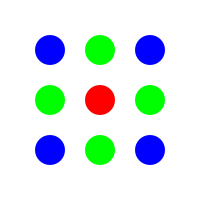
Frame 1 (no input)
Frame 60 (the mouse pressed at the canvas centre just before this capture): identical to frame 1, image omitted
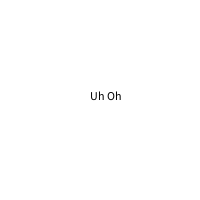
Frame 120 (the mouse held since frame 60 and released just before this capture)

The Processing sketch that drew these frames (run headless with seeded random() and noise(); from frame 60 on, the mouse is pressed at the canvas centre):

// Processing sketch: processing_89160
// ── processing_89160.pde

void setup()
{
  size(200, 200);      //size of the screen im going to use
  background(255);      //white background
  smooth();              //to make the circles look nicer and more presentable
  noStroke();            // to make the circles nicer and more presentable
  ellipseMode(CENTER);    // to make things easier for me
}

void draw()
{
  if(mouseX >= width/2 + 10 || mouseX <= width/2 - 10 || mouseY >= height/2 + 10 || mouseY <= height/2 - 10)    // this if statement selets the middle for exploitation in the rest of the code
  {
    background(255);      
    shapes(width/2, height/2);      //the function for the shapes i want showed
  }
  else      //what i want the programm to do when the mouse is in the area in the middle
  {
    background(255);
    fill(0);
    text("Uh Oh", width/2 - 10, height/2);      // a bit of text 
    
  }
}

  
  
  void shapes(int midX, int midY)      //my function for the shapes i want to draw
  {
    fill(255, 0, 0);                  // i seperated each circles by their colour
    ellipse(width/2, height/2, 30, 30);
    
    fill(0, 0, 255);
    ellipse(width/2 - 50, height/2 - 50, 30, 30);
    ellipse(width/2 - 50, height/2 + 50, 30, 30);
    ellipse(width/2 + 50, height/2 - 50, 30, 30);
    ellipse(width/2 + 50, height/2 + 50, 30, 30);
    
    
    fill(0, 255, 0);
    ellipse(width/2 + 50, height/2, 30, 30);
    ellipse(width/2, height/2 - 50, 30, 30);
    ellipse(width/2 - 50, height/2, 30, 30);
    ellipse(width/2, height/2 + 50, 30, 30);
  }
